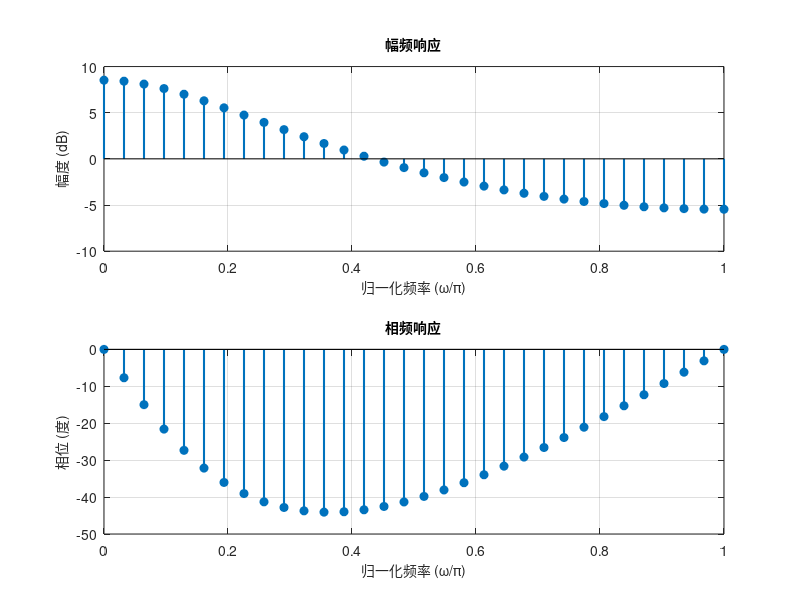

Write the MATLAB code that produced this figure.
function discrete_frequency_response()
    % 离散系统频率响应分析程序
    % 功能：分析并绘制离散系统的频率响应
    % 系统传递函数：H(z) = z^2 / (z^2 - (3/4)z + 1/8)
    
    % 清空工作空间和命令窗口
    clear;
    clc;
    
    % ====== 参数设置 ======
    params.N = 32;          % 频率点数
    params.phase_opt = 'unwrap';    % 相位显示选项：'wrap' 或 'unwrap'
    params.magnitude_opt = 'db';    % 幅度显示选项：'db' 或 'linear'
    
    % ====== 系统定义 ======
    % 定义系统的分子和分母多项式系数
    num = [1 0 0];          % z^2
    den = [1 -3/4 1/8];     % z^2 - (3/4)z + 1/8
    
    try
        % ====== 频率响应计算 ======
        [H, w] = calculate_response(num, den, params);
        
        % ====== 绘制频率响应 ======
        plot_response(H, w, params);
        
        % ====== 分析系统特性 ======
        analyze_system(H, w);
        
    catch ME
        fprintf('错误：%s\n', ME.message);
        return;
    end
    
    end
    
    function [H, w] = calculate_response(num, den, params)
    % 计算频率响应
    
    % 创建频率向量
    w = linspace(0, pi, params.N);
    z = exp(1j * w);
    
    % 计算频率响应
    H = polyval(num, z) ./ polyval(den, z);
    
    % 验证计算结果
    if any(isnan(H)) || any(isinf(H))
        error('频率响应计算出现无效值');
    end
    end
    
    function plot_response(H, w, params)
    % 绘制频率响应图
    
    % 计算幅频响应
    if strcmp(params.magnitude_opt, 'db')
        magnitude = 20 * log10(abs(H));
        mag_label = '幅度 (dB)';
    else
        magnitude = abs(H);
        mag_label = '幅度';
    end
    
    % 计算相频响应
    if strcmp(params.phase_opt, 'unwrap')
        phase = unwrap(angle(H)) * 180 / pi;
    else
        phase = angle(H) * 180 / pi;
    end
    
    % 创建图窗
    fig = figure('Position', [100, 100, 800, 600]);
    
    % 绘制幅频响应
    subplot(2,1,1);
    stem(w/pi, magnitude, 'filled', 'LineWidth', 1.5);
    grid on;
    xlabel('归一化频率 (\omega/\pi)');
    ylabel(mag_label);
    title('幅频响应');
    
    % 绘制相频响应
    subplot(2,1,2);
    stem(w/pi, phase, 'filled', 'LineWidth', 1.5);
    grid on;
    xlabel('归一化频率 (\omega/\pi)');
    ylabel('相位 (度)');
    title('相频响应');
    
    % 添加图形美化
    set(findall(gcf,'type','axes'),'FontSize',10);
    set(findall(gcf,'type','text'),'FontSize',10);
    
    % 启用数据光标
    dcm = datacursormode(fig);
    set(dcm, 'UpdateFcn', @custom_datatip);
    end
    
    function analyze_system(H, w)
    % 分析系统特性
    
    % 计算幅频特性
    magnitude_db = 20 * log10(abs(H));
    
    % 计算关键频率点的响应
    key_freqs = [0 pi/4 pi/2 3*pi/4 pi];
    key_freq_names = {'0', 'π/4', 'π/2', '3π/4', 'π'};
    
    fprintf('\n====== 系统频率响应分析 ======\n\n');
    
    for i = 1:length(key_freqs)
        idx = find(abs(w - key_freqs(i)) == min(abs(w - key_freqs(i))), 1);
        fprintf('频率 ω = %s:\n', key_freq_names{i});
        fprintf('  幅度: %.2f dB\n', magnitude_db(idx));
        fprintf('  相位: %.2f 度\n\n', angle(H(idx)) * 180 / pi);
    end
    
    % 分析系统特性
    [max_gain, max_idx] = max(magnitude_db);
    fprintf('系统特性：\n');
    fprintf('  最大增益: %.2f dB 在 ω = %.4f π\n', max_gain, w(max_idx)/pi);
    
    % 查找-3dB点
    db_3 = magnitude_db - max_gain;
    crossings = find(abs(db_3 + 3) == min(abs(db_3 + 3)));
    if ~isempty(crossings)
        fprintf('  最接近-3dB的频点：ω = %.4f π\n', w(crossings(1))/pi);
    end
    end
    
    function txt = custom_datatip(~, event_obj)
    % 自定义数据提示
    pos = get(event_obj, 'Position');
    txt = {sprintf('频率: %.3fπ', pos(1)),...
           sprintf('数值: %.2f', pos(2))};
    end
    